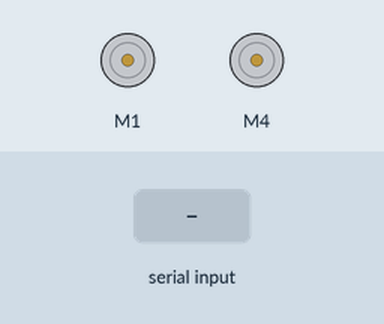
This sketch was run on a simulated Arduino Uno, built with avr-gcc and run on an emulated ATmega328P. Shown: 2 × DC motor (green arrow = forward, orange = backward, longer = faster). Inputs (shaded band) come from the test bench.

Above: at 1.2 s.
1.3 s: "1" received over Serial
At 1.6 s:
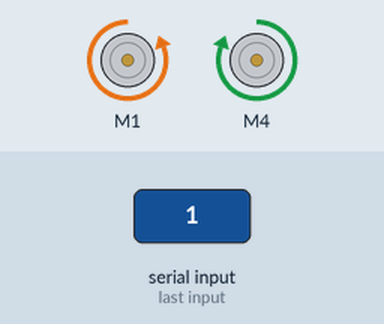
4.3 s: "2" received over Serial
At 4.5 s:
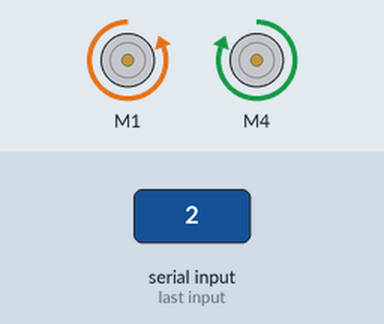
Timing chart, 0 to 7.6 s (numbered marks = the images above; inputs shaded):
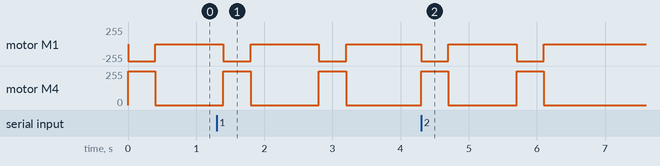

The sketch:

serial.ino
```cpp
#include <AFMotor.h>

AF_DCMotor motor1(1);
AF_DCMotor motor4(4);

int data = 0;
String val = "";

int dist_covered_in_1s = 5; // should calculate this value in cms
int cur = (int)'0'; // Pos can be -1, 0, 1 denoting left, centre and right

void forward(int d = 400) {
  motor1.run(FORWARD);
  motor4.run(BACKWARD);
  delay(d);
}

void release() {
  motor1.run(RELEASE);
  motor4.run(RELEASE);
  delay(1000);
}

void backward (int d = 400) {
  motor1.run(BACKWARD);
  motor4.run(FORWARD);
  delay(d);
}

void setup() {

  Serial.begin(115200);

  motor1.setSpeed(255);
  // motor2.setSpeed(255);
  // motor3.setSpeed(255);
  motor4.setSpeed(255);

}

void loop() {

  while (Serial.available()) {
    data = Serial.read();
  }

  int pos = data;

  if (cur != pos) {
    if (cur == '0') {
      if (pos == '1') {
        forward();
        release();
        cur = pos;
      }

      else {
        backward();
        release();
        cur = pos;
      }
    }

    else if (cur == '-1') {
      if (pos == '0') {
        forward();
        release();
        cur = pos;
      }
      else {
        forward();
        release();
        forward();
        release();
        cur = pos;
      }
    }

    else {
      if (pos == '0') {
        backward();
        release();
        cur = pos;
      }
      else {
        backward();
        release();
        backward();
        release();
        cur = pos;
      }
    }
  }
}
```

Measured:
- after the input at 1.3 s, motor M1: alternates backward 255/255 for 0.40 s and stopped for 1.0 s, starting after 0.10 s; motor M4: alternates forward 255/255 for 0.40 s and stopped for 1.0 s, starting after 0.10 s
- after the input at 4.3 s, motor M1: alternates backward 255/255 for 0.40 s and stopped for 1.0 s, 4 changes in all, then stays stopped, starting at once; motor M4: alternates forward 255/255 for 0.40 s and stopped for 1.0 s, 4 changes in all, then stays stopped, starting at once
